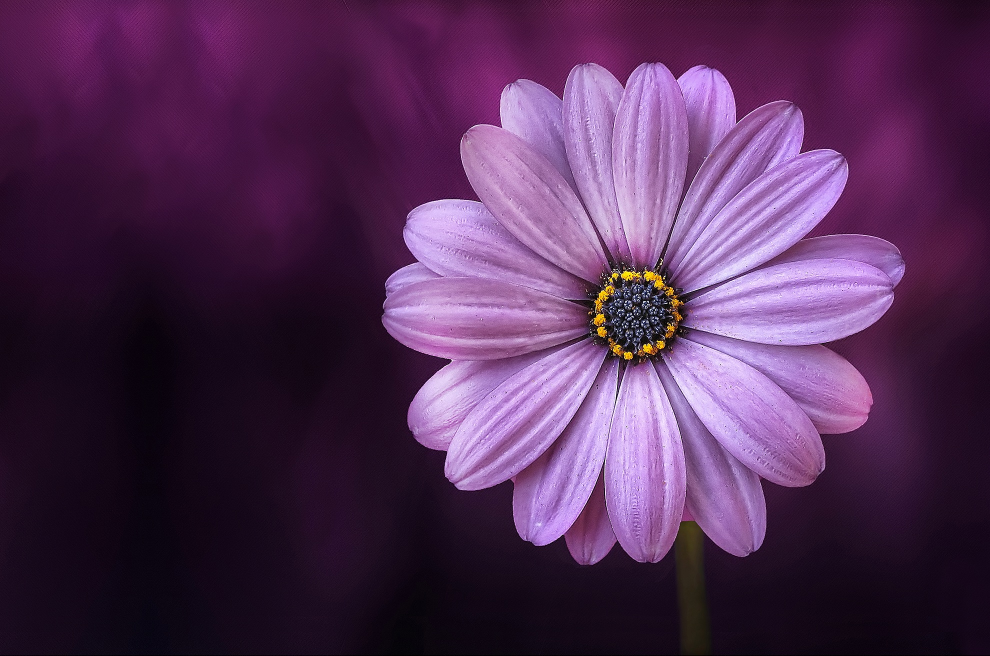
#> input picture Side_Projects/purple_flower.jpg, 1980 x 1311 px (shown at 1/2 size)
$ python bead_patterns.py
#> lines starting #> are read from the running program, lines starting #| are printed output that depends on the picture
#!/usr/bin/env python3
# -*- coding: utf-8 -*-
"""
Created on Sat Feb  3 14:01:23 2018

Bead Pattern Maker

Imports an image with which to generate a pixelated version for beading
different styles of seed bead stitches

"""

import matplotlib.pyplot as plt
import matplotlib.image as mpimg
import numpy as np
#from scipy import ndimage
from scipy.signal import convolve2d


img=mpimg.imread('purple_flower.jpg')
#> img is the input picture: shape (1311, 1980, 3); mean R, G, B 81.5, 46.5, 85
# img: [height, width, RGB]

def pixelate(original, rows, columns, r_calc, c_calc):

    '''
    Function to pixelate the image using average RGB color of a block of pixels
    Pixel size of image must be divisible by the number of rows and columns
    i.e. size of original = (rows * r_calc, columns * c_calc)
    '''

    # reshape works as follows:
    # (final # rows, rows to calculate final rows, final # columns,
    #                                      columns to calculate final columns)
    new = original.reshape(rows,r_calc,columns,c_calc)
    color_result = new.mean(axis=3).mean(axis=1)
    return color_result

def plt_image_components(full_color, reds, blues, greens, aspect_ratio):

    # Plot the original image and image broken up into RGB components
    fig = plt.figure()
    ax1 = fig.add_subplot(221)  # top left
    ax1 = plt.imshow(full_color, aspect=aspect_ratio, interpolation='nearest')
    ax2 = fig.add_subplot(222)  # top right
    ax2 = plt.imshow(reds, aspect=aspect_ratio, cmap=plt.cm.Reds_r,
                     interpolation='nearest', vmin=0, vmax=256)
    plt.colorbar(ax2)
    ax3 = fig.add_subplot(223)  # bottom left
    ax3 = plt.imshow(greens, aspect=aspect_ratio, cmap=plt.cm.Greens_r,
                     interpolation='nearest', vmin=0, vmax=256)
    plt.colorbar(ax3)
    ax4 = fig.add_subplot(224)  # bottom right
    ax4 = plt.imshow(blues, aspect=aspect_ratio, cmap=plt.cm.Blues_r,
                     interpolation='nearest', vmin=0, vmax=256)
    plt.colorbar(ax4)

def unique_colors(array_to_test):

    long_dimension = np.shape(array_to_test)[0] * np.shape(array_to_test)[1]
    a = np.unique(array_to_test.reshape(long_dimension, 3), axis=0)
    uniques = np.size(a, axis=0)
    return uniques


# Get the aspect ratio of the original image
aspect_ratio = np.shape(img)[0] / np.shape(img)[1]
#> aspect_ratio = 0.662
# Eventually this is read in from the user?
width = 80    # In mm
height = aspect_ratio * width   # mm
#> height = 52.97

# Delicas size 11/0
bead_size_w = 1.6   # mm
bead_size_h = 1.3   # mm

# Calculate how many beads will be used in both dimensions
beads_w = int(width / bead_size_w)      # beads
beads_h = int(height / bead_size_h)     # beads
#> beads_h = 40
bead_aspect = beads_h/beads_w
#> bead_aspect = 0.8

# Actual dimensions of final product
final_width = beads_w * bead_size_w     # mm
final_height = beads_h * bead_size_h    # mm
#> final_height = 52

# Calculate how many pixels will be averaged into each bead
pixels_w = int(np.shape(img)[1] / beads_w)
#> pixels_w = 39
pixels_h = int(np.shape(img)[0] / beads_h)
#> pixels_h = 32

# For now, just cutting pixels that aren't a multiple of the number of beads
o_reds = img[:,:,0]
small_reds = o_reds[0:pixels_h * beads_h, 0:pixels_w * beads_w]
o_greens = img[:,:,1]
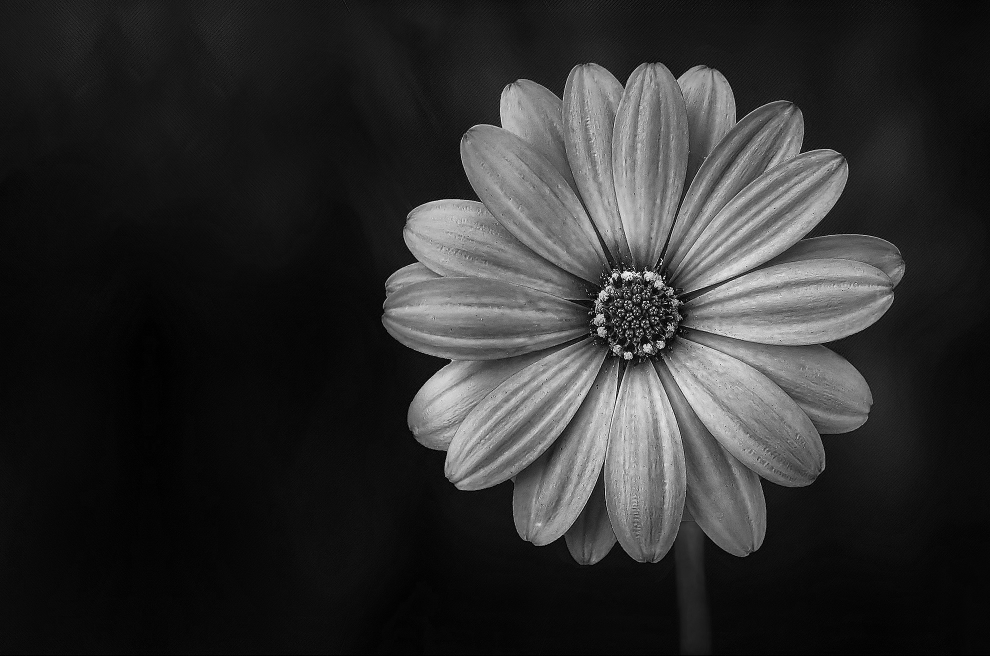
#> o_greens: shape (1311, 1980) (shown at 1/2 size); min 0, max 255, mean 46.5
small_greens = o_greens[0:pixels_h * beads_h, 0:pixels_w * beads_w]
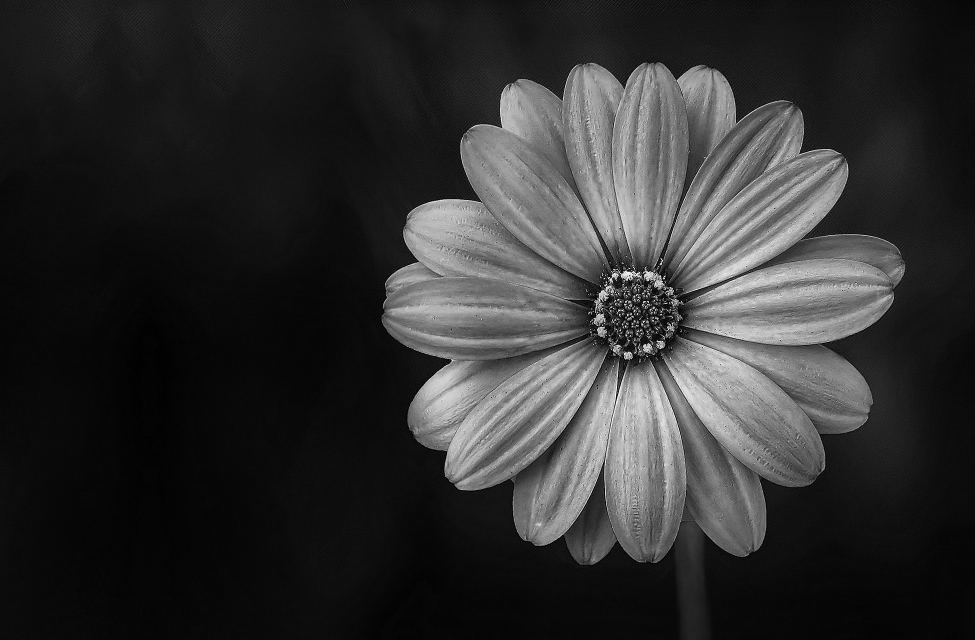
#> small_greens: shape (1280, 1950) (shown at 1/2 size); min 0, max 255, mean 48
o_blues = img[:,:,2]
small_blues = o_blues[0:pixels_h * beads_h, 0:pixels_w * beads_w]
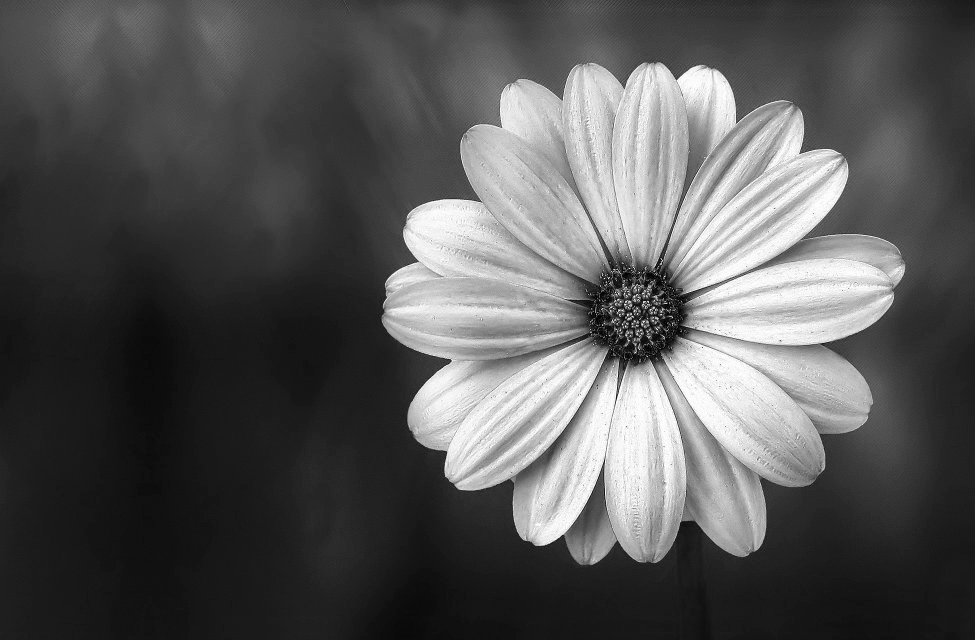
#> small_blues: shape (1280, 1950) (shown at 1/2 size); min 0, max 255, mean 87.3

r_result = pixelate(small_reds, beads_h, beads_w, pixels_h, pixels_w)
g_result = pixelate(small_greens, beads_h, beads_w, pixels_h, pixels_w)
b_result = pixelate(small_blues, beads_h, beads_w, pixels_h, pixels_w)

# Final result needs to be in uint8 type to plot correctly
final_result = np.stack([r_result, g_result, b_result],
                        axis=2).astype(np.uint8)
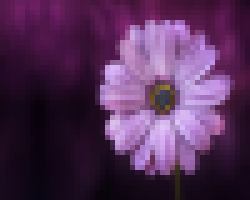
#> final_result: shape (40, 50, 3) (shown 5 times larger); mean R, G, B 83.2, 47.5, 86.8

plt_image_components(img, img[:,:,0], img[:,:,1], img[:,:,2], 1)
plt_image_components(final_result, r_result, g_result, b_result, bead_aspect)
colors_original = unique_colors(img)
#> in unique_colors, `uniques = np.size(a, axis=0)`: uniques = 107697
#> colors_original = 107697
colors_new = unique_colors(final_result)
#> in unique_colors (call 2), `a = np.unique(array_to_test.reshape(long_dimension, 3), axis=0)`: a = 1498 rows, first 8: [7, 4, 10], [8, 2, 11], [8, 2, 12], [8, 4, 11], [8, 5, 11], [9, 2, 11], [9, 2, 12], [9, 3, 13]
#> colors_new = 1498
#
print("New number of unique colors:", colors_original)
#| New number of unique colors: 107697
print("New number of unique colors:", colors_new)
#| New number of unique colors: 1498

#~~~~~~~~~~~~~~~~~~~~~~~~~~~~~~~~~~~~~~~~~~~~~~~~~~~~~~~~~~~~~~~~~~~~~~~~~~~~~~

# Simple case to test out (4x4)
#test_reds = np.array([[82, 0, 82, 82],[82, 82, 82, 79],
#             [82, 82, 82, 47],[82, 90, 82, 82]])
#test_greens = np.array([[179, 0, 136, 136],[179, 39, 179,180],
#               [179, 179, 179, 229],[179, 200, 179, 179]])
#test_blues = np.array([[243, 0, 44, 44],[243, 243, 243, 52],
#              [243, 243, 102, 47],[243, 39, 243, 243]])
#test = np.stack([test_reds, test_greens, test_blues], axis=2).astype(np.uint8)
#
#r_test_result = pixelate(test_reds, 2, 2, 2, 2)      # Tested variations:
#g_test_result = pixelate(test_greens, 2, 2, 2, 2)    # (2,2,2,2), (1,1,4,4),
#b_test_result = pixelate(test_blues, 2, 2, 2, 2)     # (1,2,4,2)
#a_r = 2/2
#
#test_result = np.stack([r_test_result, g_test_result, b_test_result],
#                       axis=2).astype(np.uint8)

#~~~~~~
# More complicated case (5x5)
test_reds = np.array([[82,79,79,0,82],[47,82,82,90,82],[79,82,82,0,79],
                      [82,79,79,79,90],[82,82,82,82,82]])
test_greens = np.array([[179,180,180,0,136],[229,39,179,200,136],
               [180,39,179,0,180],[136,180,180,180,200],[39,39,179,136,179]])
test_blues = np.array([[102,52,52,0,44],[47,243,102,39,44],
              [52,243,243,0,52],[44,52,52,52,39],[243,243,243,44,243]])
test = np.stack([test_reds, test_greens, test_blues], axis=2).astype(np.uint8)
a_r = (5/2)/(5/3)

one = np.array([82, 179, 243])
two = np.array([0, 0, 0])
three = np.array([82, 136, 44])
four = np.array([79, 180, 52])
five = np.array([82, 39, 243])
six = np.array([47, 229, 47])
seven = np.array([82, 179, 102])
eight = np.array([90, 200, 39])

# One way to calculate, using correct proportions of areas in average
#area = (1+2/3) * 2.5
#one_one = (seven + six + (2/3)*four + (2/3)*five + (1/2)*four +
#           (2/3)*(1/2)*five) / area
#one_two = (seven + four + (1/3)*four + (1/3)*five + (1/2)*(1/3)*five +
#           0.5*one + (1/3)*two + (1/3)*eight + (1/3)*(1/2)*two) / area
#one_three = (three + three + (2/3)*two + (2/3)*eight + (1/2)*four +
#             (2/3)*(1/2)*two) / area
#two_one = (three + five + (1/2)*four + (1/2)*(2/3)*five + (2/3)*four +
#           (2/3)*five) / area
#two_two = (four + one + (1/3)*five + (1/3)*four + (1/3)*three + (1/3)*four +
#           (1/3)*(1/2)*five + (1/3)*(1/2)*two) /  area
#two_three = (eight + one + (2/3)*three + (2/3)*four + (1/2)*four +
#             (2/3)*(1/2)*two) / area
#
#new = np.stack([one_one, one_two, one_three, two_one, two_two, two_three],
#                    axis=1)

# Another way to calculate, taking all pixels included in bead as equal average
# This should allow for not needing to drop any pixels
zero_zero = (seven + four + six + five + four + five) / 6
one_zero = (four + five + five + four + seven + one + two + eight + two) / 9
two_zero = (two + eight + two + three + three + four) / 6
zero_one = (four + three + five + five + four + five) / 6
one_one = (five + four + five + one + four + one + two + four + three) / 9
two_one = (two + four + three + four + eight + one) / 6
new = np.stack([zero_zero, one_zero, two_zero, zero_one, one_one, two_one],
               axis=1)

# Another way to calculate the averages, as coordinates of pixels nearest the
# center of each new bead


r_test_result = np.reshape(new[0],[2,3])
g_test_result = np.reshape(new[1],[2,3])
b_test_result = np.reshape(new[2],[2,3])

test_result = np.stack([r_test_result, g_test_result, b_test_result],
                       axis=2).astype(np.uint8)

#~~~~~

plt_image_components(test, test_reds, test_greens, test_blues, 1)
plt_image_components(test_result, r_test_result, g_test_result,
                     b_test_result, a_r)

test_colors_original = unique_colors(test)
test_colors_new = unique_colors(test_result)
print("New number of unique colors:", test_colors_original)
print("New number of unique colors:", test_colors_new)
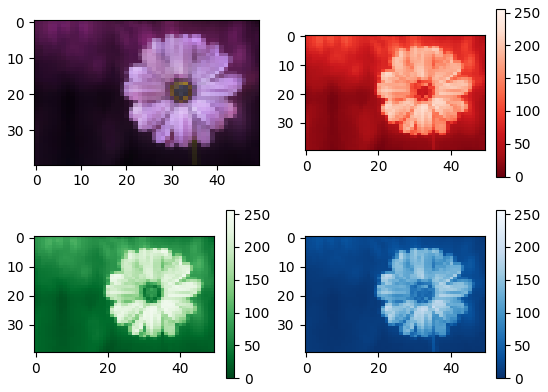
#> figure drawn by matplotlib, 7 panels
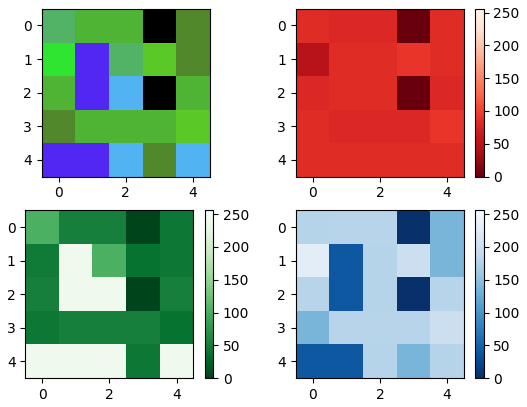
#> figure drawn by matplotlib, 7 panels
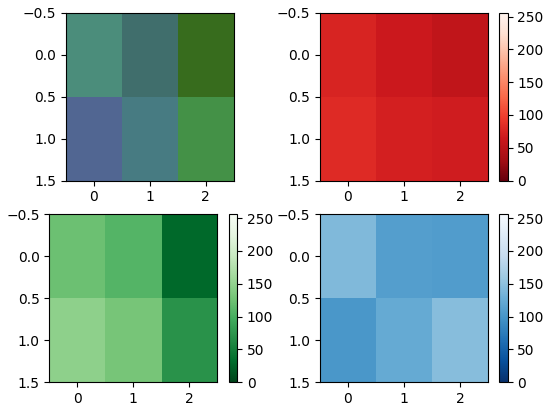
#> figure drawn by matplotlib, 7 panels
